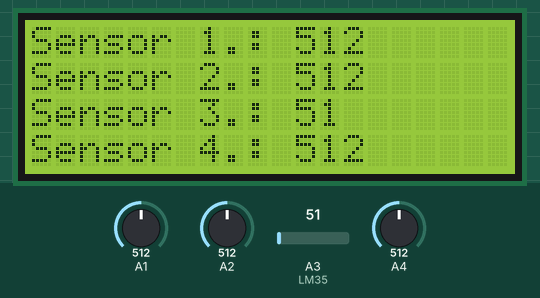
This sketch was run on a simulated Arduino Uno, built with avr-gcc and run on an emulated ATmega328P. Shown: 20×4 character LCD. The test bench sets the inputs (shaded band); at power-on: A3 (LM35) = 51, A1 = 512, A2 = 512, A4 = 512.

Above: at 1.2 s.
1.3 s: A3 (LM35) set to 61
5.5 s: A1 set to 716
At 6.8 s:
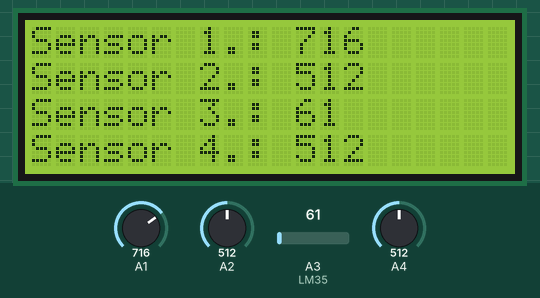
9.0 s: A2 set to 716
At 10.1 s:
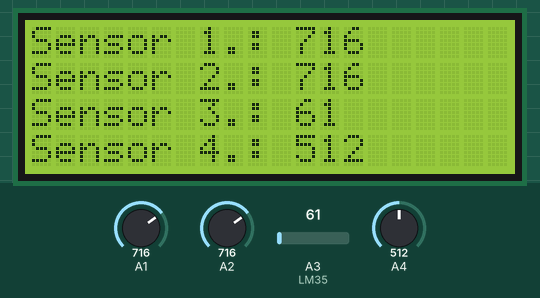
12.2 s: A4 set to 716
At 13.3 s:
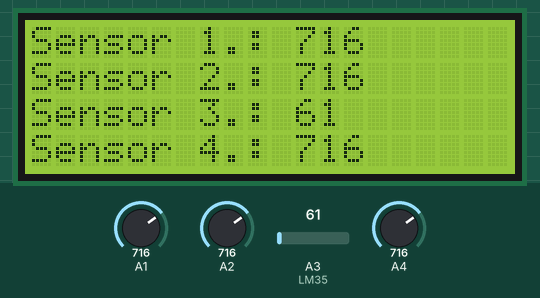
15.3 s: A3 (LM35) set to 71
At 16.6 s:
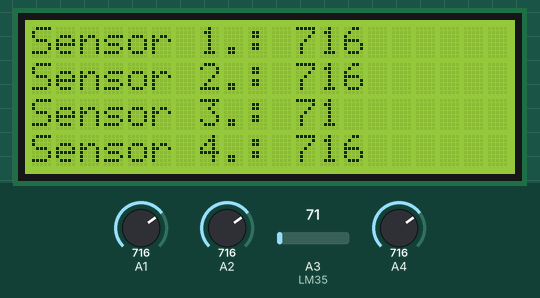
18.5 s: A1 set to 992
At 19.9 s:
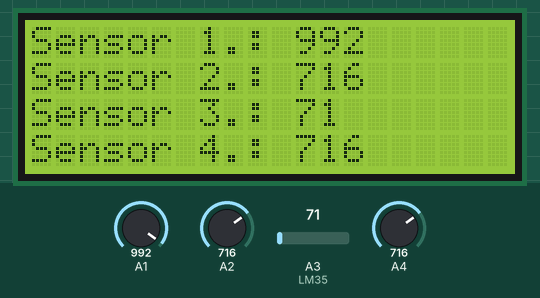
Timing chart, 0 to 21.5 s (numbered marks = the images above; inputs shaded):
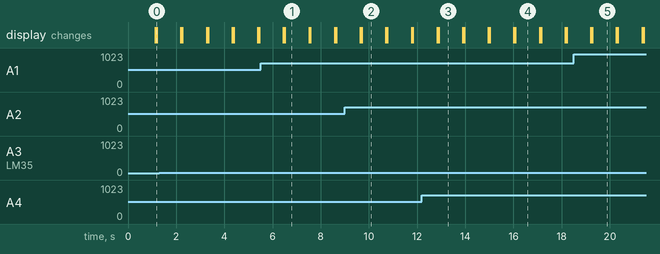

Measured:
- after the input at 5.5 s, the display: first differs from a run without the input after 1.0 s (image 1)
- after the input at 9.0 s, the display: first differs from a run without the input after 0.70 s (image 2)
- after the input at 12.2 s, the display: first differs from a run without the input after 0.69 s (image 3)
- after the input at 15.3 s, the display: first differs from a run without the input after 0.78 s (image 4)
- after the input at 18.5 s, the display: first differs from a run without the input after 0.77 s (image 5)
- what the display in image 1 shows lasts 1.0 s, from 6.5 s to 7.5 s

The sketch:

Calibrar_Sensor_atualizado.ino
```cpp
//Bibliotecas
#include <Wire.h>
#include <LiquidCrystal_I2C.h>

//Portas utilizadas pelos sensores
const int LM35 = A3;


//Declaração de Variáveis
float temp = 0;
const int power1 = 2;
const int power2 = 3;
float VWC[5];
float voltagem[5];

int sensor_value[5], i;
unsigned long tempo_anterior_leitura = 0;                 // Variável utilizada para guardar o tempo anterior (leitura)
unsigned long tempo_anterior_gravacao = 0;                // Variável utilizada para guardar o tempo anterior (gravação)
unsigned long tempo_anterior_sensor_temp = 0;             // Variável utilizada para guardar o tempo anterior (sensor de temperatura)
unsigned long timer1_anterior_irrigacao = millis();       // Variável utilizada para guardar o tempo anterior da válvula 1
unsigned long timer2_anterior_irrigacao = millis();       // Variável utilizada para guardar o tempo anterior da válvula 2
unsigned long timer3_anterior_irrigacao = millis();       // Variável utilizada para guardar o tempo anterior da válvula 3
unsigned long timer4_anterior_irrigacao = millis();       // Variável utilizada para guardar o tempo anterior da válvula 4
unsigned long tempo_anterior_comparacao = millis();       // Variável utilizada para guardar o tempo anterior (comparação)

unsigned long intervalo_leitura = 10000;                  // Intervalo de tempo em MS para cada leitura dos sensores de umidade do solo
unsigned long intervalo_gravacao = 60000;                 // Intervalo de tempo em MS para gravação dos dados lidos pelo sensor de umidade do solo
//unsigned long intervalo_comparacao = 3600000;           // Intervalo de tempo em MS para realizar a comparação entre os valores dos sensores e ativar ou não o sistema de irrigação
unsigned long intervalo_sensor_temp = 2000;               // Intervalo de tempo em MS para cada leitura do sensor de temperatura
unsigned long timer1_irrigacao = 60000;                   // Intervalo de tempo em MS que a bomba permanece ligada - Tratamento 1
unsigned long timer2_irrigacao = 60000;                   // Intervalo de tempo em MS que a bomba permanece ligada - Tratamento 2
unsigned long timer3_irrigacao = 60000;                   // Intervalo de tempo em MS que a bomba permanece ligada - Tratamento 3
unsigned long timer4_irrigacao = 60000;                   // Intervalo de tempo em MS que a bomba permanece ligada - Tratamento 4
unsigned long intervalo_comparacao = 1800000;               // Intervalo de tempo em MS para realizar a comparação entre os valores dos sensores e ativar ou não o sistema de irrigação


// Caractere customizado - Símbolo do Grau (°)
byte custom[8] = {
  0b00111,
  0b00101,
  0b00111,
  0b00000,
  0b00000,
  0b00000,
  0b00000,
  0b00000
};

// Inicializa o display no endereco 0x27
LiquidCrystal_I2C lcd(0x27,2,1,0,4,5,6,7,3, POSITIVE);

void setup()
{
 //Inicializa o Display
 lcd.begin (20,4);

 // Cria nosso caractere definindo-o como o byte 5
 lcd.createChar(5, custom);

}

void leitura_sensores()                                         // Lê os dados dos sensores de umidade do solo
{
  digitalWrite(power1, HIGH);                                   // Liga a tensão de (5v) para alimentar os sensores

// --- Rotina para que as leituras sejam a cada 10 segundos (Orientação do Fabricante do Sensor)

  unsigned long tempo_atual = millis();                         // Realizamos a leitura atual do tempo em que o nosso Arduino está ligado
  if (tempo_atual - tempo_anterior_leitura > intervalo_leitura) // Pequena lógica para realizar leituras temporizadas sem parar o microcontrolador
    {
      tempo_anterior_leitura = tempo_atual;


  digitalWrite(power1, LOW);                                    // Desliga a tensão de (5v) para alimentar os sensores

      for (i = 1; i < 5; i = i + 1)

        {
          voltagem[i] = sensor_value[i] * (5.0/1023.0);
          Serial.print("Sensor ");
          Serial.print(i);
          Serial.print(".:");
          Serial.println(sensor_value[i]);
         // Serial.println(" mV");
        }

     }

} //end leitura_sensores()


void loop()
{

  //Leitura dos sensores
  int Sensor1 = analogRead(A1);
  int Sensor2 = analogRead(A2);
  int Sensor3 = analogRead(A3);
  int Sensor4 = analogRead(A4);

  //Leitura da temperatura
  temp = (float(analogRead(LM35))*5/(1023))/0.01;

  //Exibe temperatura no display
  lcd.setBacklight(HIGH);
  lcd.setCursor(3,0);

  //lcd.setCursor(14,0);
  //lcd.print(temp);

  //lcd.setCursor(18,0);
  //lcd.write(5);

  //lcd.setCursor(19,0);
 // lcd.print("C");

  //Exibe os valores do sensores no display
  lcd.setCursor(0,0);
  lcd.print("Sensor 1.: ");
  lcd.setCursor(11,0);
  lcd.print(Sensor1);

  lcd.setCursor(0,1);
  lcd.print("Sensor 2.: ");
  lcd.setCursor(11,1);
  lcd.print(Sensor2);

  lcd.setCursor(0,2);
  lcd.print("Sensor 3.: ");
  lcd.setCursor(11,2);
  lcd.print(Sensor3);

  lcd.setCursor(0,3);
  lcd.print("Sensor 4.: ");
  lcd.setCursor(11,3);
  lcd.print(Sensor4);


  delay(1000);
  lcd.clear();

}
```
